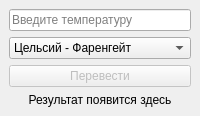
<?xml version="1.0" encoding="UTF-8"?>
<ui version="4.0">
 <class>MainWindow</class>
 <widget class="QMainWindow" name="MainWindow">
  <property name="windowTitle">
   <string>Конвертер температур</string>
  </property>
  <widget class="QWidget" name="centralwidget">
   <layout class="QVBoxLayout" name="verticalLayout">
    <item>
     <widget class="QLineEdit" name="lineEditTemperature">
      <property name="placeholderText">
       <string>Введите температуру</string>
      </property>
     </widget>
    </item>
    <item>
     <widget class="QComboBox" name="comboBoxMode">
      <item>
       <property name="text">
        <string>Цельсий - Фаренгейт</string>
       </property>
      </item>
      <item>
       <property name="text">
        <string>Фаренгейт - Цельсий</string>
       </property>
      </item>
     </widget>
    </item>
    <item>
     <widget class="QPushButton" name="btnConvert">
      <property name="enabled">
       <bool>false</bool>
      </property>
      <property name="text">
       <string>Перевести</string>
      </property>
     </widget>
    </item>
    <item>
     <widget class="QLabel" name="labelResult">
      <property name="text">
       <string>Результат появится здесь</string>
      </property>
      <property name="alignment">
       <set>Qt::AlignCenter</set>
      </property>
     </widget>
    </item>
   </layout>
  </widget>
 </widget>
 <resources/>
 <connections/>
</ui>
